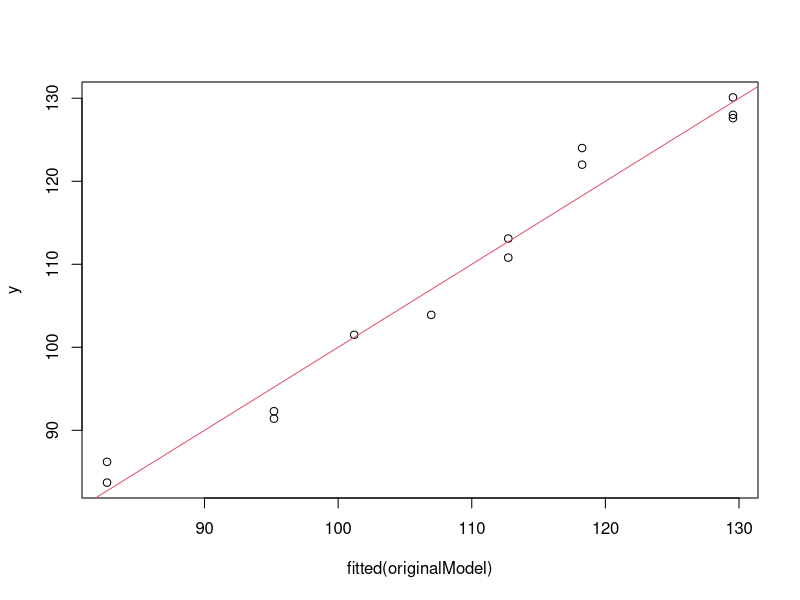
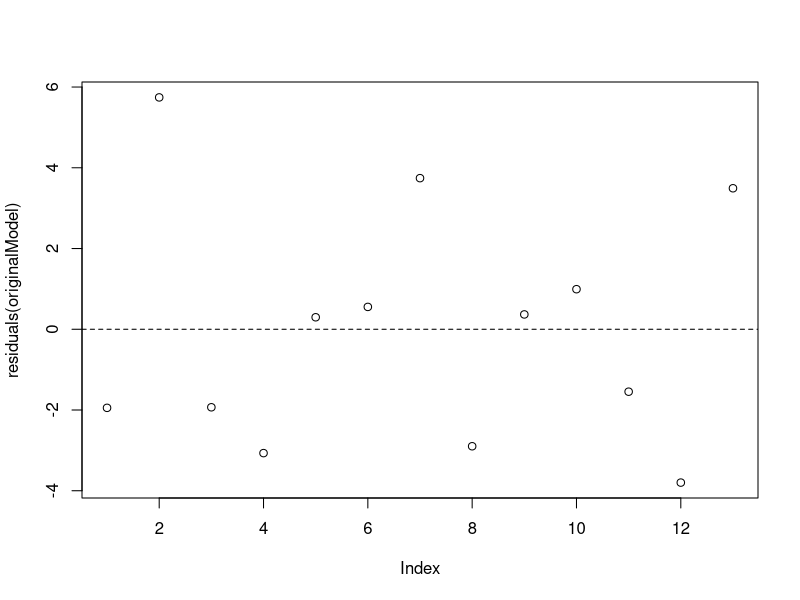
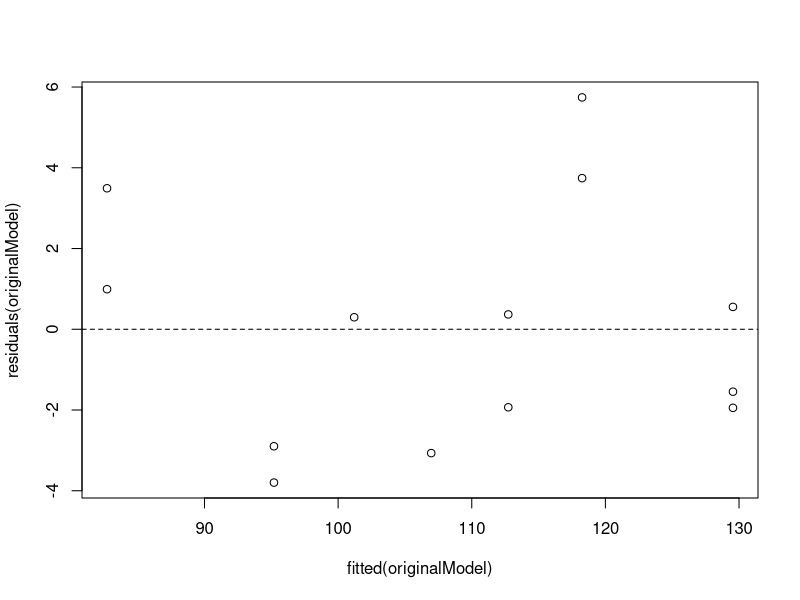
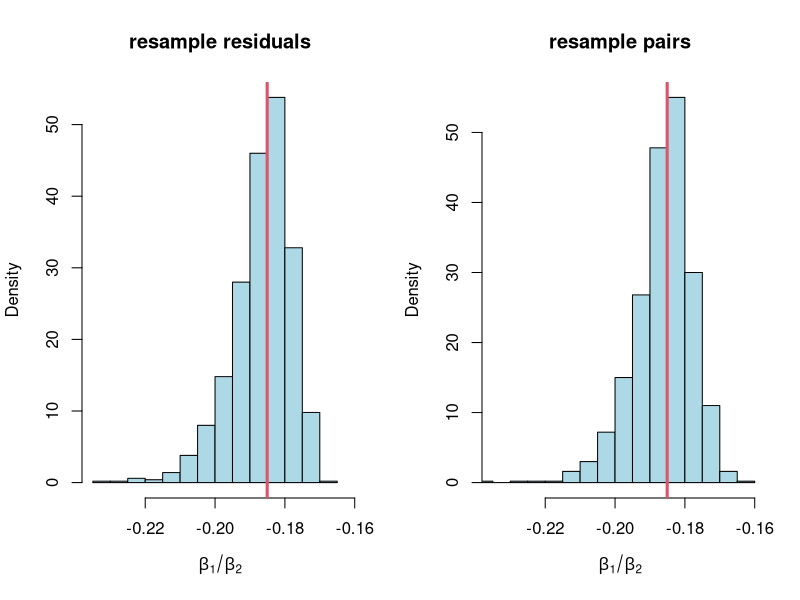
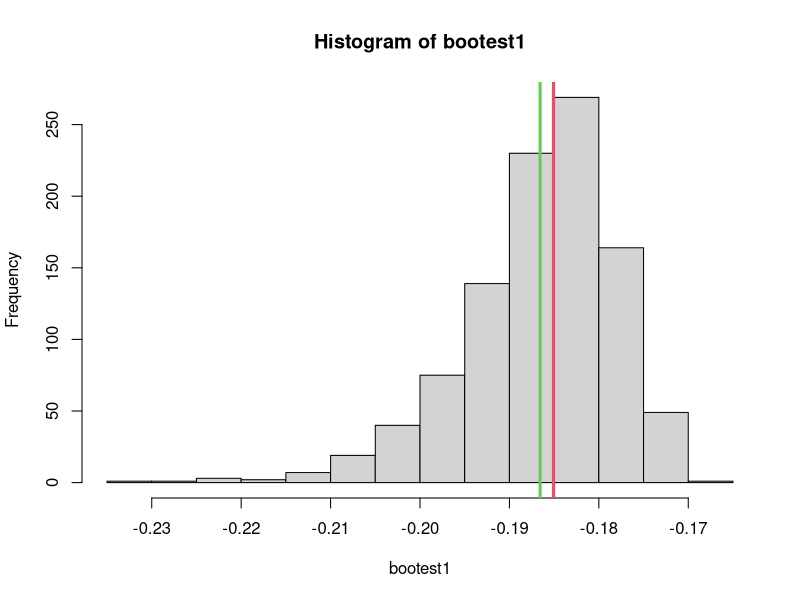
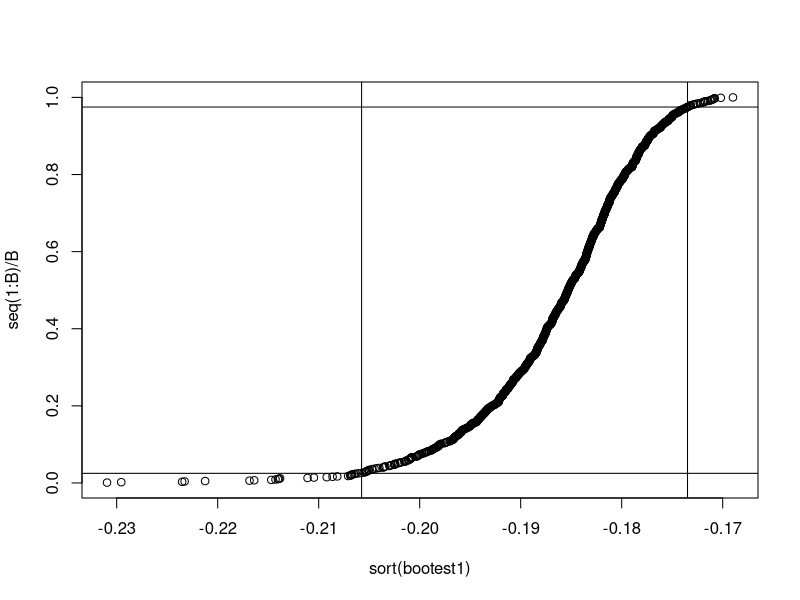

The R script that drew these images, in order:
## Copper-nickel alloy, page 291 in Givens & Hoeting book

y <- c(127.6, 124.0, 110.8, 103.9, 101.5, 130.1, 
       122.0, 92.3, 113.1, 83.7, 128.0, 91.4, 86.2)
x <- c(0.01, 0.48, 0.71, 0.95, 1.19, 0.01, 0.48, 
       1.44, 0.71, 1.96, 0.01, 1.44, 1.96)

ndata <- length(y)

## this function compute the ratio of interest beta_1/beta_0
mylm <- function(y, x){
  
  fit <- lm(y ~ x)
  coefs <- coef(fit)
  theta <- as.numeric(coefs[2]/coefs[1])
  return(theta)
}

originalModel <- lm(y ~ x)
par(mfrow=c(1,1))
plot(fitted(originalModel), y)
abline(0,1, col=2)
plot(residuals(originalModel))
abline(h=0,lty=2)
plot(fitted(originalModel),residuals(originalModel))
abline(h=0,lty=2)

originalFit =  mylm(y,x)


#### boostrap  residuals
B <- 1000

res = originalModel$residuals
fit = originalModel$fitted.values

idx = matrix(sample(1:ndata, ndata*B, replace=T),
             ncol=B, byrow=F)

bootest1 = sapply(1:B, function(i){
  mylm(y = fit[idx[,i]]+res[idx[,i]], x = x[idx[,i]])})

# hist(bootest1, xlab="beta_1/beta_0", freq=F, 
#      main="Histogram of beta_1/beta_0")
# abline(v=mean(bootest1), col="purple")
# abline(v=quantile(bootest1, prob=c(.025, .975)), col="red", lty=2)
# round(mean(bootest1), 3)
# round(quantile(bootest1, prob=c(.025, .975)), 3)

## bootstrap pairs
# decide which observation to include 
#(at random and with replacement)
obs.idx <- matrix(sample(1:ndata, ndata*B, replace=T), ncol=B, byrow=F)
dim(obs.idx)
# apply the regression model to each data subset
bootest2 <- sapply(1:B, function(i){
  mylm(y[obs.idx[,i]], x[obs.idx[,i]])
}
)



library(MASS)
par(mfrow=c(1,2))
truehist(bootest1, prob=TRUE, 
         ylab="Density", xlab=expression(beta[1] / beta[2]), 
         col="lightblue", xlim=range(c(bootest1, bootest2)),
         main="resample residuals")
abline(v=originalFit, col=2, lwd=3)

truehist(bootest2, prob=TRUE, 
         ylab="Density", xlab=expression(beta[1] / beta[2]), 
         col="lightblue", xlim=range(c(bootest1, bootest2)),
         main="resample pairs")
abline(v=originalFit, col=2, lwd=3)

sd(bootest1)
sd(bootest2)

par(mfrow=c(1,1))
hist(bootest1)
abline(v = originalFit, col=2, lwd=3)
abline(v = mean(bootest1), col=3, lwd=3)


# determine bias
mean(bootest1) - originalFit
mean(bootest2) - originalFit

# bias corrected estimate
originalFit - mean(bootest1 - originalFit)
originalFit - mean(bootest2 - originalFit)


# compute 95% CI based on percentile method.
par(mfrow=c(1,1))
plot(sort(bootest1),seq(1:B)/B)

abline(h = c(0.025, 0.975))

abline(v = quantile(bootest1, prob=c(0.025, 0.975)))
quantile(bootest1, prob=c(0.025, 0.975))
